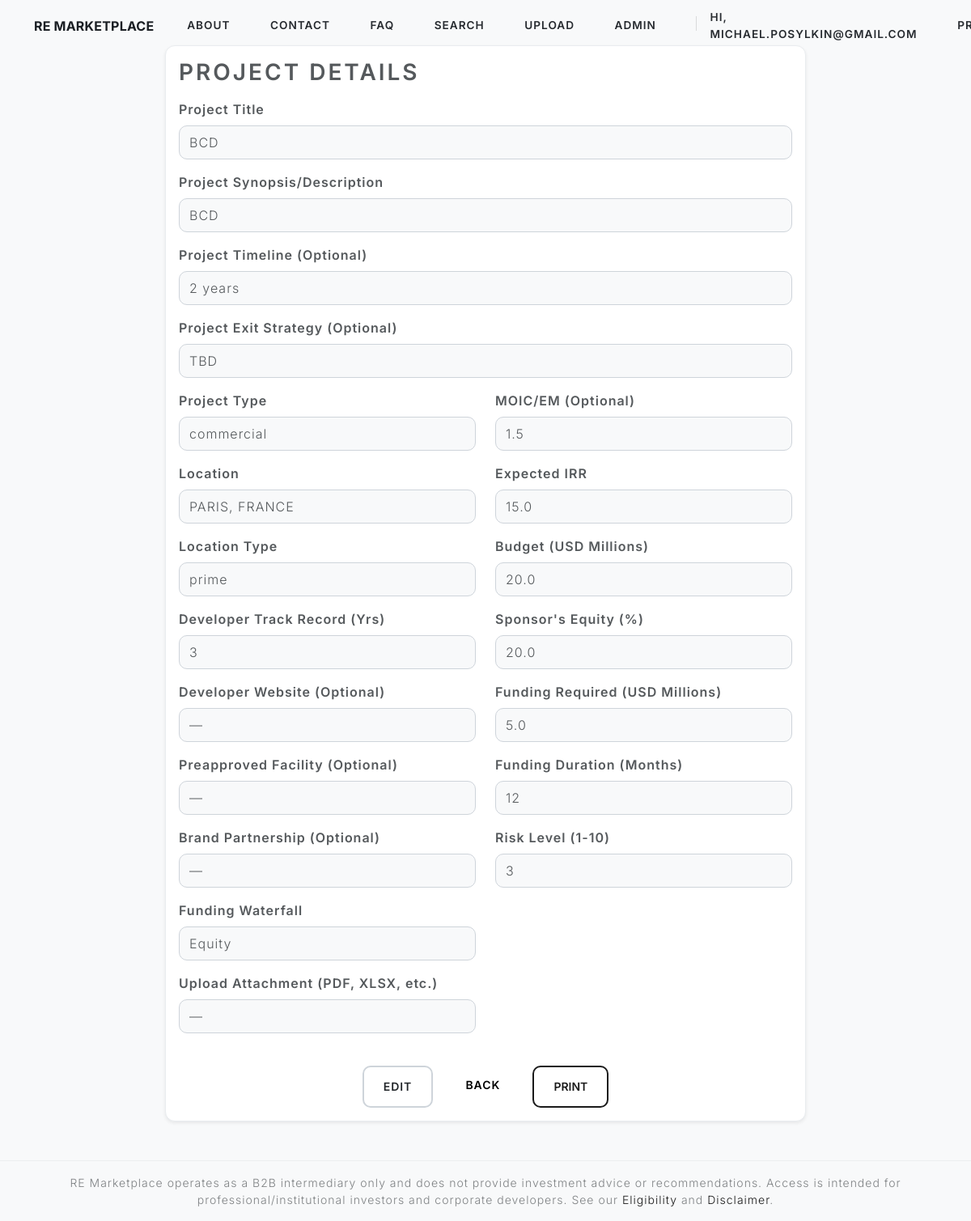
/projects/2 (signed in), run on the app's committed database.
### models.py (models this page shows, shortened)
class User(UserMixin, db.Model):
    id = db.Column(db.Integer, primary_key=True)
    email = db.Column(db.String(150), nullable=False, unique=True)
    password_hash = db.Column(db.String(150), nullable=False)
    role = db.Column(db.String(20), default='developer')
    track_record = db.Column(db.String(200), nullable=True)   # e.g. "10 years / 12 deals"
    geo_focus    = db.Column(db.String(150), nullable=True)   # e.g. "UK, DACH, Nordics"
    company_name = db.Column(db.String(150))
    position_in_company = db.Column(db.String(50))
    company_website = db.Column(db.String(255))
    company_address = db.Column(db.String(300))
    phone = db.Column(db.String(30))
    first_name = db.Column(db.String(100))
    surname = db.Column(db.String(100))
    aum = db.Column(db.String(20))  # values: 'lt50', '50-100', 'gt100'
    is_verified = db.Column(db.Boolean, nullable=False, default=False)
    projects = db.relationship('Project', backref='owner', lazy=True)
    preferences_json = db.Column(db.JSON, nullable=False, default=dict)
    @hybrid_property
    def preferred_asset_classes(self):
        return self._pref_get("preferred_asset_classes", "")
    @hybrid_property
    def location_type_preference(self):
        return self._pref_get("location_type_preference", "")
    @hybrid_property
    def target_min_irr(self):
        return self._pref_get("target_min_irr", "")
    @hybrid_property
    def email_updates(self):
        return bool(self._pref_get("email_updates", False))
    @hybrid_property
    def ticket_min(self):
        return self._pref_get("ticket_min", "")
    @hybrid_property
    def ticket_max(self):
        return self._pref_get("ticket_max", "")

class Project(db.Model):
    id = db.Column(db.Integer, primary_key=True)
    title = db.Column(db.String(200), nullable=False)
    description = db.Column(db.Text, nullable=False)
    project_type = db.Column(db.String(50), default='commercial')  # e.g., 'residential', 'commercial'
    budget = db.Column(db.Float, nullable=False)
    funding = db.Column(db.Float, nullable=False)
    duration = db.Column(db.Integer, nullable=True)
    irr = db.Column(db.Float, nullable=False)
    location = db.Column(db.String(100), nullable=False)
    risk_level = db.Column(db.Integer, default=5)  # 1-10 scale
    secured = db.Column(db.String(50), default='mezz')
    attachment_path = db.Column(db.String(300))
    timeline = db.Column(db.String(200), nullable=True)
    exit_strategy = db.Column(db.String(200), nullable=True)
    developer_tr = db.Column(db.String(200), nullable=True)
    website = db.Column(db.String(200), nullable=True)
    preapproved_facility = db.Column(db.String(100), nullable=True)
    brand_partnership = db.Column(db.String(100), nullable=True)
    MOIC_EM = db.Column(db.Float, nullable=True)
    sponsor_equity = db.Column(db.Float, nullable=False)
    location_type = db.Column(db.String(50), default='prime') # e.g., 'prime', 'non-prime'
    user_id = db.Column(db.Integer, db.ForeignKey('user.id'), nullable=False)  # New: Links to user

### app.py (the view)
@app.route("/projects/<int:project_id>")
@login_required
def project_detail(project_id):
    project = Project.query.get_or_404(project_id)
    form = ProjectForm(obj=project)  # prefill with existing values
    return render_template("upload.html", form=form, project=project, view_mode=True)

### app.py (called while the page is built)
@login_manager.user_loader
def load_user(user_id):
    return User.query.get(int(user_id))

@app.before_request
def gate_unverified_investors():
    if (current_user.is_authenticated
        and getattr(current_user, "role", "") == "investor"
        and not getattr(current_user, "is_verified", False)):
        allowed_endpoints = {
            'home', 'about', 'contact', 'faq', 'disclaimer', 'eligibility',
            'login', 'logout', 'whoami', 'profile', 'static'
        }
        ep = (request.endpoint or "")
        if ep and (ep in allowed_endpoints or ep.startswith('static')):
            return
        flash("Your investor account is pending verification by an admin.", "warning")
        return redirect(url_for('home'))

### templates/upload.html (shortened to what this page needs)
{% extends "base.html" %}
{% block content %}
<div class="row justify-content-center">
  <div class="col-md-8">
    <div class="card shadow-sm">
      <div class="card-body">
        <h2 class="card-title mb-3">
          {% if view_mode %}Project Details{% elif edit_mode %}Edit Project{% else %}Upload Project Synopsis{% endif %}
        </h2>
        <div class="mb-3">
          {{ form.title.label(class="form-label") }}
          {% if view_mode %}
            <div class="form-control-plaintext">{{ project.title }}</div>
          {% else %}
            {{ form.title(class="form-control") }}
          {% endif %}
        </div>
        <div class="mb-3">
          {{ form.description.label(class="form-label") }}
          {% if view_mode %}
            <div class="form-control-plaintext">{{ project.description }}</div>
          {% else %}
            {{ form.description(class="form-control", rows=4) }}
          {% endif %}
        </div>
        <div class="mb-3">
          {{ form.timeline.label(class="form-label") }}
          {% if view_mode %}
            <div class="form-control-plaintext">{{ project.timeline or '—' }}</div>
          {% else %}
            {{ form.timeline(class="form-control", rows=2) }}
          {% endif %}
        </div>
        <div class="mb-3">
          {{ form.exit_strategy.label(class="form-label") }}
          {% if view_mode %}
            <div class="form-control-plaintext">{{ project.exit_strategy or '—' }}</div>
          {% else %}
            {{ form.exit_strategy(class="form-control", rows=2) }}
          {% endif %}
        </div>
        <div class="row">
          <div class="col-md-6">
            <div class="mb-3">
              {{ form.project_type.label(class="form-label") }}
              {% if view_mode %}
                <div class="form-control-plaintext">{{ project.project_type }}</div>
              {% else %}
                {{ form.project_type(class="form-select") }}
              {% endif %}
            </div>
            <div class="mb-3">
              {{ form.location.label(class="form-label") }}
              {% if view_mode %}
                <div class="form-control-plaintext">{{ project.location }}</div>
              {% else %}
                {{ form.location(class="form-control") }}
              {% endif %}
            </div>
            <div class="mb-3">
              {{ form.location_type.label(class="form-label") }}
              {% if view_mode %}
                <div class="form-control-plaintext">{{ project.location_type }}</div>
              {% else %}
                {{ form.location_type(class="form-control") }}
              {% endif %}
            </div>
            <div class="mb-3">
              {{ form.developer_tr.label(class="form-label") }}
              {% if view_mode %}
                <div class="form-control-plaintext">{{ project.developer_tr or '—' }}</div>
              {% else %}
                {{ form.developer_tr(class="form-control") }}
              {% endif %}
            </div>
            <div class="mb-3">
              {{ form.website.label(class="form-label") }}
              {% if view_mode %}
                <div class="form-control-plaintext">{{ project.website or '—' }}</div>
              {% else %}
                {{ form.website(class="form-control") }}
              {% endif %}
            </div>
            <div class="mb-3">
              {{ form.preapproved_facility.label(class="form-label") }}
              {% if view_mode %}
                <div class="form-control-plaintext">{{ project.preapproved_facility or '—' }}</div>
              {% else %}
                {{ form.preapproved_facility(class="form-control") }}
              {% endif %}
            </div>
            <div class="mb-3">
              {{ form.brand_partnership.label(class="form-label") }}
              {% if view_mode %}
                <div class="form-control-plaintext">{{ project.brand_partnership or '—' }}</div>
              {% else %}
                {{ form.brand_partnership(class="form-control") }}
              {% endif %}
            </div>
            <div class="mb-3">
              {{ form.secured.label(class="form-label") }}
              {% if view_mode %}
                <div class="form-control-plaintext">{{ project.secured }}</div>
              {% else %}
                {{ form.secured(class="form-select") }}
              {% endif %}
            </div>
            <div class="mb-3">
              {{ form.attachment.label(class="form-label") }}
              {% if view_mode %}
                {% if project.attachment_path %}
                  <a href="{{ url_for('uploaded_file', filename=project.attachment_path) }}"
                     class="btn btn-sm btn-outline-primary" target="_blank">Download Attachment</a>
                {% else %}
                  <div class="form-control-plaintext">—</div>
                {% endif %}
              {% else %}
                {{ form.attachment(class="form-control") }}
              {% endif %}
            </div>
          </div>
          <div class="col-md-6">
            <div class="mb-3">
              {{ form.MOIC_EM.label(class="form-label") }}
              {% if view_mode %}
                <div class="form-control-plaintext">{{ project.MOIC_EM if project.MOIC_EM is not none else '—' }}</div>
              {% else %}
                {{ form.MOIC_EM(class="form-control") }}
              {% endif %}
            </div>
            <div class="mb-3">
              {{ form.irr.label(class="form-label") }}
              {% if view_mode %}
                <div class="form-control-plaintext">{{ project.irr if project.irr is not none else '—' }}</div>
              {% else %}
                {{ form.irr(class="form-control") }}
              {% endif %}
            </div>
            <div class="mb-3">
              {{ form.budget.label(class="form-label") }}
              {% if view_mode %}
                <div class="form-control-plaintext">{{ project.budget if project.budget is not none else '—' }}</div>
              {% else %}
                {{ form.budget(class="form-control") }}
              {% endif %}
            </div>
            <div class="mb-3">
              {{ form.sponsor_equity.label(class="form-label") }}
              {% if view_mode %}
                <div class="form-control-plaintext">{{ project.sponsor_equity if project.sponsor_equity is not none else '—' }}</div>
              {% else %}
                {{ form.sponsor_equity(class="form-control") }}
              {% endif %}
            </div>
            <div class="mb-3">
              {{ form.funding.label(class="form-label") }}
              {% if view_mode %}
                <div class="form-control-plaintext">{{ project.funding if project.funding is not none else '—' }}</div>
              {% else %}
                {{ form.funding(class="form-control") }}
              {% endif %}
            </div>
            <div class="mb-3">
              {{ form.duration.label(class="form-label") }}
              {% if view_mode %}
                <div class="form-control-plaintext">{{ project.duration if project.duration is not none else '—' }}</div>
              {% else %}
                {{ form.duration(class="form-control") }}
              {% endif %}
            </div>
            <div class="mb-3">
              {{ form.risk_level.label(class="form-label") }}
              {% if view_mode %}
                <div class="form-control-plaintext">{{ project.risk_level if project.risk_level is not none else '—' }}</div>
              {% else %}
                {{ form.risk_level(class="form-control") }}
              {% endif %}
            </div>
          </div>
        </div>
        {% if view_mode %}
          <div class="d-flex justify-content-center gap-3 mt-4">
            {% if current_user.is_authenticated and (current_user.role == 'admin' or current_user.id == project.user_id) %}
              <a href="{{ url_for('edit_project', project_id=project.id) }}" class="btn btn-outline-secondary">Edit</a>
            {% endif %}
            <a href="{{ url_for('search') }}" class="btn btn-secondary">Back</a>
            <button type="button" class="btn btn-outline-primary" onclick="window.print()">Print</button>
          </div>
        {% endif %}
      </div>
    </div>
  </div>
</div>
{% endblock %}

### templates/base.html (shortened to what this page needs)
<!DOCTYPE html>
<html lang="en">
<head>
  <link rel="stylesheet" href="https://cdn.jsdelivr.net/npm/bootswatch@5.3.0/dist/lux/bootstrap.min.css">
  <link href="https://cdn.jsdelivr.net/npm/select2@4.1.0-rc.0/dist/css/select2.min.css" rel="stylesheet">
  <link rel="stylesheet" href="{{ url_for('static', filename='style.css') }}">
  <link rel="stylesheet" href="{{ url_for('static', filename='forms.css') }}">
</head>
<body>
  <nav class="navbar navbar-expand-lg navbar-light fixed-top pg-navbar">
    <div class="container">
      <a class="navbar-brand pg-brand" href="{{ url_for('home') }}">RE Marketplace</a>
      <div class="collapse navbar-collapse" id="pgNav">
        <ul class="navbar-nav ms-auto align-items-lg-center pg-menu">
          <li class="nav-item"><a class="nav-link" href="{{ url_for('about') }}">About</a></li>
          <li class="nav-item"><a class="nav-link" href="{{ url_for('contact') }}">Contact</a></li>
          <li class="nav-item"><a class="nav-link" href="{{ url_for('faq') }}">FAQ</a></li>
          {% if current_user.is_authenticated %}
             <li class="nav-item"><a class="nav-link" href="{{ url_for('search') }}">Search</a></li>
            {% if current_user.role in ['developer','admin'] %}
              <li class="nav-item"><a class="nav-link" href="{{ url_for('upload') }}">Upload</a></li>
            {% endif %}
            {% if current_user.role == 'admin' %}
              <li class="nav-item"><a class="nav-link" href="{{ url_for('admin_dashboard') }}">Admin</a></li>
            {% endif %}
            <li class="nav-item"><span class="nav-link small text-muted">Hi, {{ current_user.email }}</span></li>
            <li class="nav-item"><a class="nav-link" href="{{ url_for('profile') }}">Profile</a></li>
          {% else %}
            <li class="nav-item"><a class="nav-link" href="{{ url_for('login') }}">Log in</a></li>
            <li class="nav-item"><a class="btn btn-sm pg-cta" href="{{ url_for('register') }}">Register</a></li>
          {% endif %}
        </ul>
      </div>
    </div>
  </nav>
  <div class="pg-nav-spacer"></div
  <div class="container my-4">
    {% block content %}{% endblock %}
    <footer class="border-top mt-5 py-3 small text-center text-muted">
      RE Marketplace operates as a B2B intermediary only and does not provide investment advice or recommendations.
      Access is intended for professional/institutional investors and corporate developers.
      See our <a href="{{ url_for('eligibility') }}">Eligibility</a> and <a href="{{ url_for('disclaimer') }}">Disclaimer</a>.
    </footer>
</body>
</html>

### static/style.css (style rules this page uses)
:root { --font-sans: "Inter","Segoe UI","Roboto",system-ui,-apple-system,sans-serif; --brand: #198754; --brand-600: #157347; --text: #212529; --muted: #6c757d; --bg: #f8f9fa; --card-bg: #ffffff; --border: #e9ecef; --radius: 12px; --shadow: 0 6px 16px rgba(0,0,0,0.06); }
html, body { height: 100%; }
body { background-color: var(--bg); color: var(--text); font-family: var(--font-sans); -webkit-font-smoothing: antialiased; -moz-osx-font-smoothing: grayscale; }
a { text-decoration: none; }
.pg-navbar { background: transparent; transition: background-color .25s ease, box-shadow .25s ease, padding .25s ease; padding: .35rem 0; z-index: 1030; }
.pg-nav-spacer { height: 56px; }
.pg-brand { color: #1b1f24 !important; font-size: 1rem; font-weight: 700; letter-spacing: .2px; }
.pg-menu .nav-link { font-size: .85rem; padding: .35rem .55rem !important; color: #1b1f24 !important; opacity: .95; position: relative; transition: color .2s ease, opacity .2s ease; }
.pg-menu .nav-link::after { content: ""; position: absolute; left: .55rem; right: .55rem; bottom: .15rem; height: 2px; background: var(--brand); transform: scaleX(0); transform-origin: left; transition: transform .22s ease; }
.card { background: var(--card-bg); border: 1px solid var(--border); border-radius: var(--radius); box-shadow: var(--shadow); }
.card-title { font-weight: 600; }
.form-label { font-weight: 600; }
.form-control-plaintext { background: #f8f9fa; border: 1px solid #ced4da; border-radius: 10px; padding: .5rem .75rem; }
.btn { border-radius: 10px; }
.btn-outline-secondary { border-color: #ced4da; color: #212529; }

### data on the page
User: email "MICHAEL.POSYLKIN@GMAIL.COM"
Project: title "BCD", description "BCD", timeline "2 years", exit_strategy "TBD", project_type "commercial", location "PARIS, FRANCE", location_type "prime", developer_tr "3", website "—", preapproved_facility "—", brand_partnership "—", secured "Equity", MOIC_EM "1.5", irr "15.0", budget "20.0", sponsor_equity "20.0", funding "5.0", duration "12", risk_level "3"
